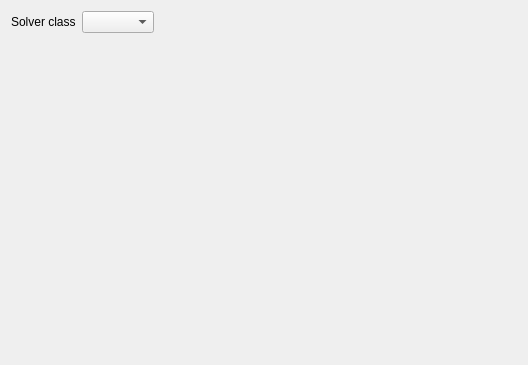
<?xml version="1.0" encoding="UTF-8"?>
<ui version="4.0">
 <class>SolverSettings</class>
 <widget class="QWidget" name="SolverSettings">
  <property name="geometry">
   <rect>
    <x>0</x>
    <y>0</y>
    <width>528</width>
    <height>365</height>
   </rect>
  </property>
  <property name="windowTitle">
   <string>Solver settings</string>
  </property>
  <layout class="QFormLayout" name="form_layout">
   <property name="fieldGrowthPolicy">
    <enum>QFormLayout::FieldsStayAtSizeHint</enum>
   </property>
   <item row="0" column="0">
    <widget class="QLabel" name="solverClassLabel">
     <property name="text">
      <string>Solver class</string>
     </property>
    </widget>
   </item>
   <item row="0" column="1">
    <widget class="QComboBox" name="solverClassComboBox"/>
   </item>
  </layout>
 </widget>
 <resources/>
 <connections/>
</ui>
